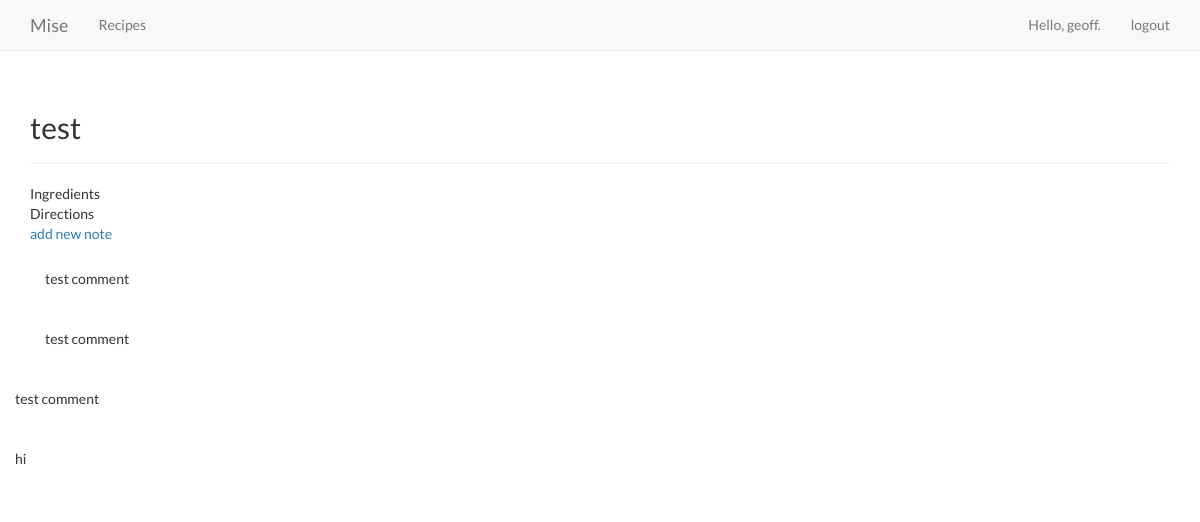
The app's page /recipes/6/ (signed in) with its own data.
### cookbook/models.py (models this page shows, shortened)
class Recipe(models.Model):
    text = models.CharField(max_length=200)
    date_added = models.DateTimeField(auto_now_add=True)
    owner = models.ForeignKey(User, models.CASCADE)
    def __str__(self):
        return self.text

class Note(models.Model):
    recipe = models.ForeignKey(Recipe, models.CASCADE)
    text = models.TextField()
    date_added = models.DateTimeField(auto_now_add=True)

### cookbook/views.py (the view)
# urls.py: url(r'^recipes/(?P<recipe_id>\d+)/$', views.recipe, name='recipe'),
@login_required
def recipe(request, recipe_id):
    recipe = get_object_or_404(Recipe, id=recipe_id)
    check_recipe_owner(recipe, request)
    notes = recipe.note_set.all()
    ingredients = recipe.ingredient_set.order_by('-date_added')
    steps = recipe.step_set.order_by('-date_added')
    context = {
        'recipe': recipe,
        'notes': notes,
        'ingredients': ingredients,
        'steps': steps
    }
    return render(request, 'cookbook/recipe.html', context)

### cookbook/views.py (called while the page is built)
def check_recipe_owner(recipe, request):
    if recipe.owner != request.user:
        raise Http404

### cookbook/templates/cookbook/recipe.html (shortened to what this page needs)
{% extends 'cookbook/base.html' %}
{% load static %}
{% block header %}
  <link rel="stylesheet" type="text/css" href="{% static 'cookbook/css/recipe_style.css' %}" />
  <h2>{{ recipe }}</h2>
{% endblock header %}
{% block content %}
<div class="section-name">
    Ingredients
</div>
  <div class="section-name">
    Directions
  </div>
  <p>
    <a href="{% url 'cookbook:new_note' recipe.id %}">add new note</a>
  </p>
  {% for note in notes %}
      <div class="panel-body">
        {{ note.text|linebreaks }}
      </div>
    </div>
  {% empty %}
      There are no entries for this post yet.
  {% endfor %}
{% endblock content %}

### cookbook/templates/cookbook/base.html (shortened to what this page needs)
{% load bootstrap3 %}
<!DOCTYPE html>
<html lang="en">
  <head>
    {% bootstrap_css %}
  </head>
  <body>
      <nav class="navbar navbar-default navbar-static-top">
        <div class="container">
          <div class="navbar-header">
          <a class="navbar-brand" href="{% url 'cookbook:index' %}">
            Mise
          </a>
          </div>
          <div id="navbar" class="navbar-collapse collapse">
            <ul class="nav navbar-nav">
              <li><a href="{% url 'cookbook:recipes' %}">Recipes</a></li>
            </ul>
            <ul class="nav navbar-nav navbar-right">
              {% if user.is_authenticated %}
                <li><a>Hello, {{ user.username }}.</a></li>
                <li><a href="{% url 'users:logout' %}">logout</a></li>
              {% else %}
                <li><a href="{% url 'users:register' %}">register</a></li>
                <li><a href="{% url 'users:login' %}">log in</a></li>
              {% endif %}
            </ul>
          </div>
        </div>
      </nav>
      <div class="container">
        <div class="page-header">
          {% block header %}
          {% endblock header %}
        </div>
        <div>
          {% block content %}
          {% endblock content %}
  </body>

### cookbook/static/cookbook/css/recipe_style.css (style rules this page uses)
body { font-family: 'Lato', sans-serif; }
.section-name { font-size: 50; }

### records on screen
Recipe: text "test"
Note: text "test comment"
Note: text "test comment"
Note: text "test comment"
Note: text "hi"

### other values on screen
{{ user.username }} "geoff"
